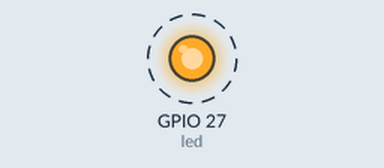
The program below on a simulated ESP32. Parts: output pins drawn as LEDs (lit = HIGH). Dashed ring = blinking. What the program prints to the serial monitor is not drawn.

Above: at 1.2 s.
Timing chart, 0 to 4.0 s (numbered marks = the images above):
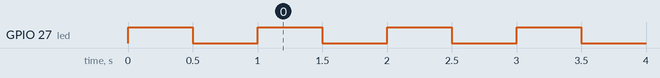

Measured:
- by itself, GPIO 27 (led): alternates HIGH for 0.50 s and LOW for 0.50 s

The program:

main.cpp
```cpp
#include <Arduino.h>

// put function declarations here:
TaskHandle_t Tarea1;
TaskHandle_t Tarea2;

const int led=27;

void Tarea1codigo(void * parameter)
{
Serial.print("Tarea 1 is running on");
Serial.println(xPortGetCoreID());


for(;;)
  {
    Serial.print(" Led encendido ");
    digitalWrite (led, HIGH);
    vTaskDelay(1000);

  }
}
void Tarea2codigo(void * parameter)
{
Serial.print("Tarea 2 is running on: ");
Serial.println(xPortGetCoreID());


for(;;)
  {
  Serial.print(" Led apagado ");
  digitalWrite (led, LOW);
  vTaskDelay(1000);

  }
}
void setup()
{
Serial.begin(115200);
pinMode(led,OUTPUT);

xTaskCreatePinnedToCore( Tarea1codigo,"Tarea1", 10000,NULL,1,&Tarea1,1);
vTaskDelay(500);

xTaskCreatePinnedToCore( Tarea2codigo,"Tarea2", 10000,NULL,1,&Tarea2,0);
vTaskDelay(500);
}

void loop(){}
```
